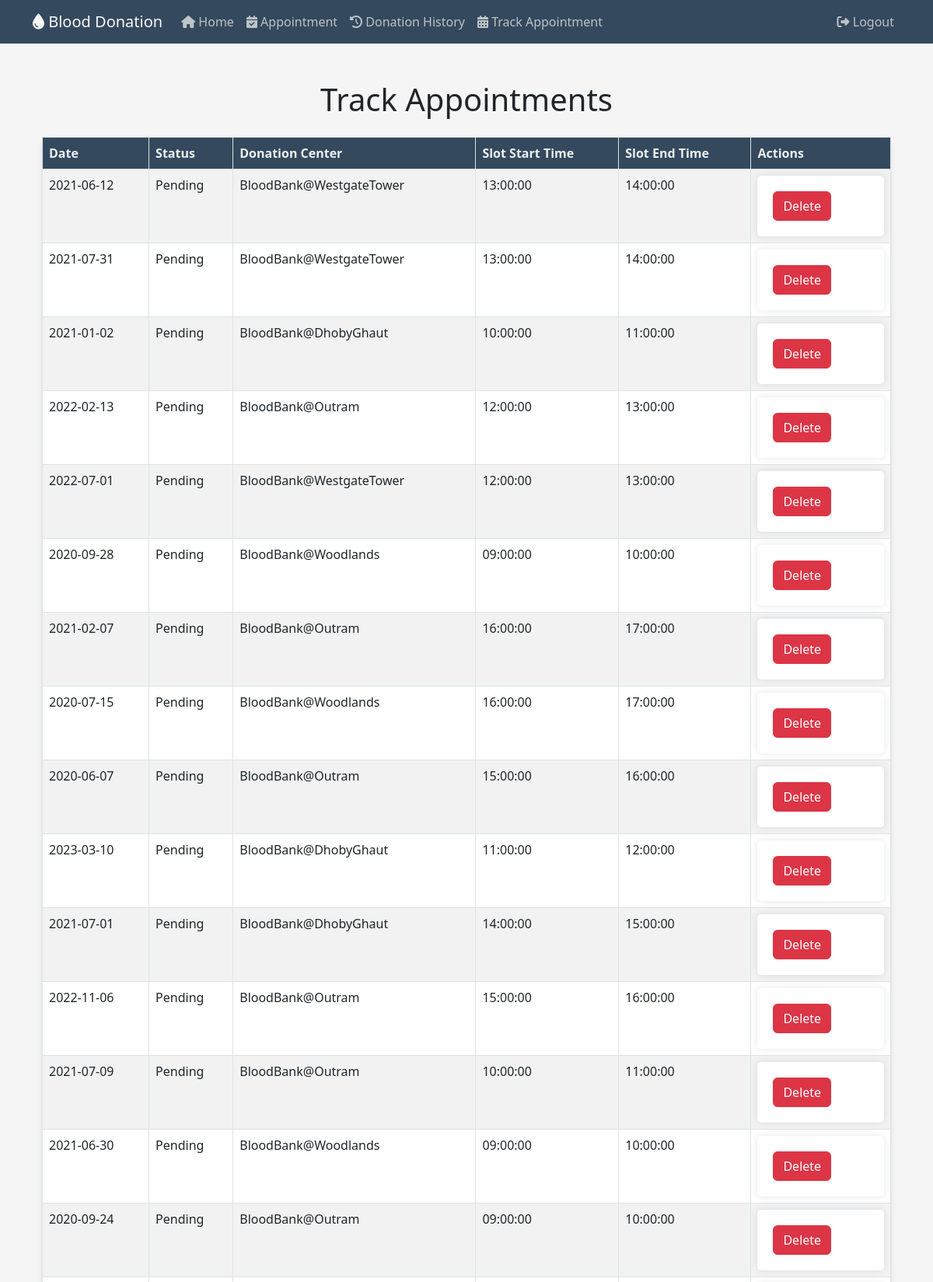
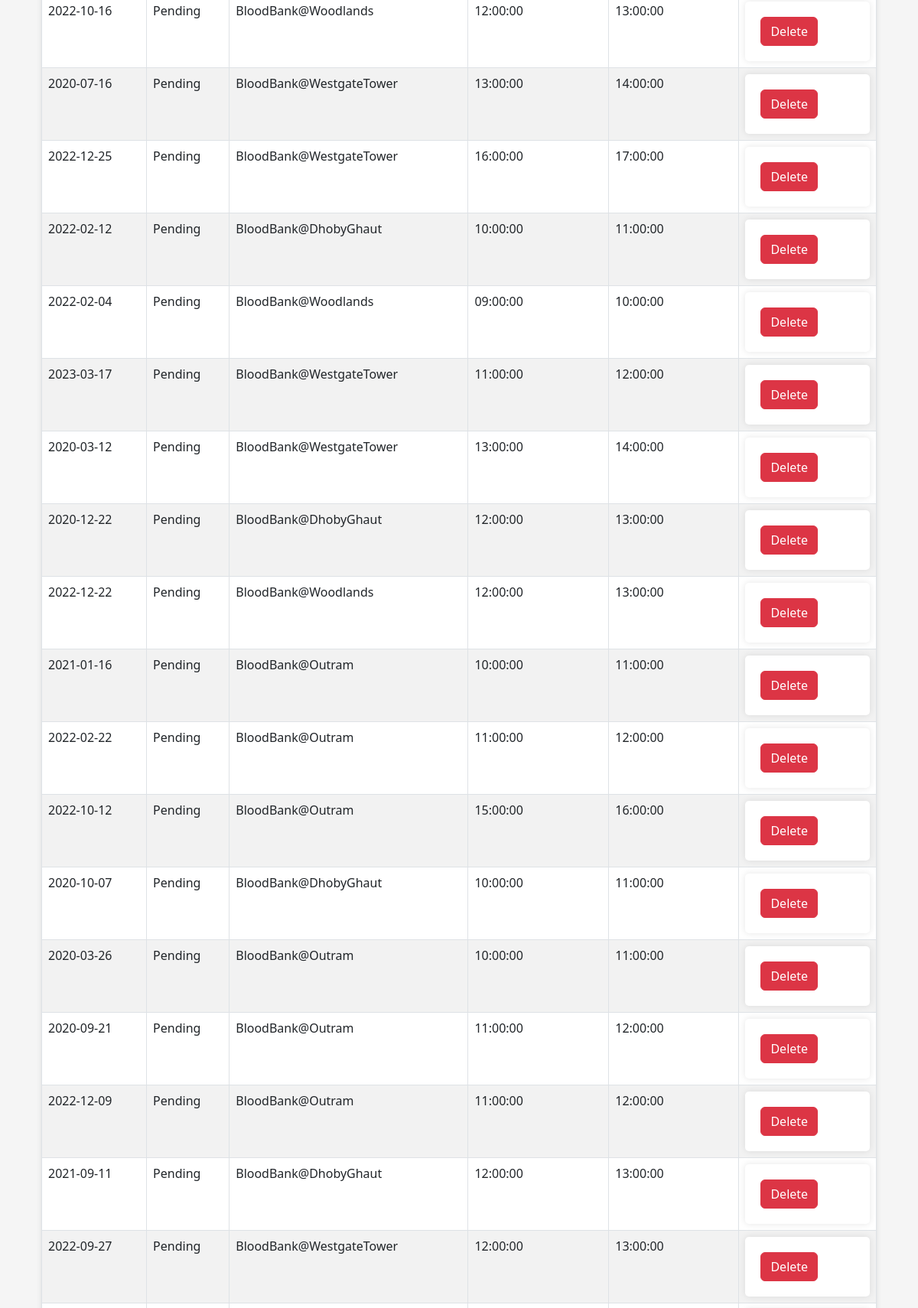
Screenshot of /trackappointment (signed in, upper part) with the database file from the repository (2 pictures, top to bottom).
### website/models.py (models this page shows)
class Appointment(db.Model):
    AppointmentID = db.Column(db.Integer, primary_key=True, autoincrement=True)
    Date = db.Column(db.Date, nullable=False)
    Status = db.Column(db.String(20), nullable=False)
    DonorID = db.Column(db.Integer, db.ForeignKey('donors.DonorID'))
    DonationCenterID = db.Column(db.Integer, db.ForeignKey('donation_center.DonationCenterID'))
    SlotID = db.Column(db.Integer, db.ForeignKey('slots.SlotID'))

class DonationCenter(db.Model):
    DonationCenterID = db.Column(db.Integer, primary_key=True, autoincrement=True)
    Name = db.Column(db.String(50), nullable=False)
    Address = db.Column(db.String(100), nullable=False)
    appointments = db.relationship('Appointment', backref='donation_center')
    slots = db.relationship('Slots', backref='donation_center')

### website/views.py (the view)
@views.route('/trackappointment')
def trackappointment():
    logged_in_user_email = session['email']
    user = Users.get_by_email(logged_in_user_email)
    donor_id = user.donor.DonorID
    stmt = (db.session.query(Appointment.AppointmentID,Appointment.Date, Appointment.Status, DonationCenter.Name, Slots.StartTime, Slots.EndTime)
        .join(DonationCenter, DonationCenter.DonationCenterID == Appointment.DonationCenterID)
        .join(Slots, Slots.SlotID == Appointment.SlotID)
        .join(Donors, Donors.DonorID == Appointment.DonorID)
        .filter(Donors.DonorID == donor_id)
        .filter(Appointment.Status == "Pending")
        .order_by(Appointment.AppointmentID.desc()))
    result = stmt.all()
    return render_template('trackappointment.html', appointments=result)

### website/models.py (called while the page is built)
    def get_by_email(email):
        return Users.query.filter_by(Email=email).first()

### website/templates/trackappointment.html (shortened to what this page needs)
{% extends "base.html" %}
{% block text %}
<div class="container my-5">
    <h1 class="mb-4">Track Appointments</h1>
    <table class="table table-striped table-bordered table-custom">
        <thead>
            <tr>
				<th>Date</th>
				<th>Status</th>
				<th>Donation Center</th>
                <th>Slot Start Time</th>
                <th>Slot End Time</th>
                <th>Actions</th>
			</tr>
		</thead>
		<tbody>
			{% for appointment in appointments %}
			<tr>
				<td>{{ appointment.Date }}</td>
				<td>{{ appointment.Status }}</td>
				<td>{{ appointment.Name }}</td>
                <td>{{ appointment.StartTime }}</td>
                <td>{{ appointment.EndTime }}</td>
                <td>
                    <form action="/appointments/{{ appointment.AppointmentID }}/delete" method="POST">
                        <button type="submit" class="btn btn-danger">Delete</button>
                    </form>
                </td>
            </tr>
			{% endfor %}
		</tbody>
	</table>
</div>
{% endblock %}

### website/static/styles.css (style rules this page uses)
body { font-family: 'Poppins', sans-serif; background-color: #f5f5f5 !important; }
h1 { font-size: 36px; margin: 20px 0; text-align: center; color: #4a4a4a; }
form { padding: 20px; background-color: #ffffff; border-radius: 5px; box-shadow: 0 0 10px rgba(0, 0, 0, 0.1); }

### website/templates/trackappointment.html (style rules this page uses)
.table-custom { background-color: #fff; border-radius: 10px; box-shadow: 0 4px 6px rgba(0, 0, 0, 0.1); }
.table-custom thead th { background-color: #34495e; color: #ecf0f1; }

### rows the page displays
Appointment: Date "2021-06-12", Status "Pending", Name "BloodBank@WestgateTower", StartTime "13:00:00", EndTime "14:00:00"
Appointment: Date "2021-07-31", Status "Pending", Name "BloodBank@WestgateTower", StartTime "13:00:00", EndTime "14:00:00"
Appointment: Date "2021-01-02", Status "Pending", Name "BloodBank@DhobyGhaut", StartTime "10:00:00", EndTime "11:00:00"
Appointment: Date "2022-02-13", Status "Pending", Name "BloodBank@Outram", StartTime "12:00:00", EndTime "13:00:00"
Appointment: Date "2022-07-01", Status "Pending", Name "BloodBank@WestgateTower", StartTime "12:00:00", EndTime "13:00:00"
Appointment: Date "2020-09-28", Status "Pending", Name "BloodBank@Woodlands", StartTime "09:00:00", EndTime "10:00:00"
Appointment: Date "2021-02-07", Status "Pending", Name "BloodBank@Outram", StartTime "16:00:00", EndTime "17:00:00"
Appointment: Date "2020-07-15", Status "Pending", Name "BloodBank@Woodlands", StartTime "16:00:00", EndTime "17:00:00"
Appointment: Date "2020-06-07", Status "Pending", Name "BloodBank@Outram", StartTime "15:00:00", EndTime "16:00:00"
Appointment: Date "2023-03-10", Status "Pending", Name "BloodBank@DhobyGhaut", StartTime "11:00:00", EndTime "12:00:00"
Appointment: Date "2021-07-01", Status "Pending", Name "BloodBank@DhobyGhaut", StartTime "14:00:00", EndTime "15:00:00"
Appointment: Date "2022-11-06", Status "Pending", Name "BloodBank@Outram", StartTime "15:00:00", EndTime "16:00:00"
Appointment: Date "2021-07-09", Status "Pending", Name "BloodBank@Outram", StartTime "10:00:00", EndTime "11:00:00"
Appointment: Date "2021-06-30", Status "Pending", Name "BloodBank@Woodlands", StartTime "09:00:00", EndTime "10:00:00"
Appointment: Date "2020-09-24", Status "Pending", Name "BloodBank@Outram", StartTime "09:00:00", EndTime "10:00:00"
Appointment: Date "2022-10-16", Status "Pending", Name "BloodBank@Woodlands", StartTime "12:00:00", EndTime "13:00:00"
Appointment: Date "2020-07-16", Status "Pending", Name "BloodBank@WestgateTower", StartTime "13:00:00", EndTime "14:00:00"
Appointment: Date "2022-12-25", Status "Pending", Name "BloodBank@WestgateTower", StartTime "16:00:00", EndTime "17:00:00"
Appointment: Date "2022-02-12", Status "Pending", Name "BloodBank@DhobyGhaut", StartTime "10:00:00", EndTime "11:00:00"
Appointment: Date "2022-02-04", Status "Pending", Name "BloodBank@Woodlands", StartTime "09:00:00", EndTime "10:00:00"
Appointment: Date "2023-03-17", Status "Pending", Name "BloodBank@WestgateTower", StartTime "11:00:00", EndTime "12:00:00"
Appointment: Date "2020-03-12", Status "Pending", Name "BloodBank@WestgateTower", StartTime "13:00:00", EndTime "14:00:00"
Appointment: Date "2020-12-22", Status "Pending", Name "BloodBank@DhobyGhaut", StartTime "12:00:00", EndTime "13:00:00"
Appointment: Date "2022-12-22", Status "Pending", Name "BloodBank@Woodlands", StartTime "12:00:00", EndTime "13:00:00"
Appointment: Date "2021-01-16", Status "Pending", Name "BloodBank@Outram", StartTime "10:00:00", EndTime "11:00:00"
Appointment: Date "2022-02-22", Status "Pending", Name "BloodBank@Outram", StartTime "11:00:00", EndTime "12:00:00"
Appointment: Date "2022-10-12", Status "Pending", Name "BloodBank@Outram", StartTime "15:00:00", EndTime "16:00:00"
Appointment: Date "2020-10-07", Status "Pending", Name "BloodBank@DhobyGhaut", StartTime "10:00:00", EndTime "11:00:00"
Appointment: Date "2020-03-26", Status "Pending", Name "BloodBank@Outram", StartTime "10:00:00", EndTime "11:00:00"
Appointment: Date "2020-09-21", Status "Pending", Name "BloodBank@Outram", StartTime "11:00:00", EndTime "12:00:00"
Appointment: Date "2022-12-09", Status "Pending", Name "BloodBank@Outram", StartTime "11:00:00", EndTime "12:00:00"
Appointment: Date "2021-09-11", Status "Pending", Name "BloodBank@DhobyGhaut", StartTime "12:00:00", EndTime "13:00:00"
Appointment: Date "2022-09-27", Status "Pending", Name "BloodBank@WestgateTower", StartTime "12:00:00", EndTime "13:00:00"
